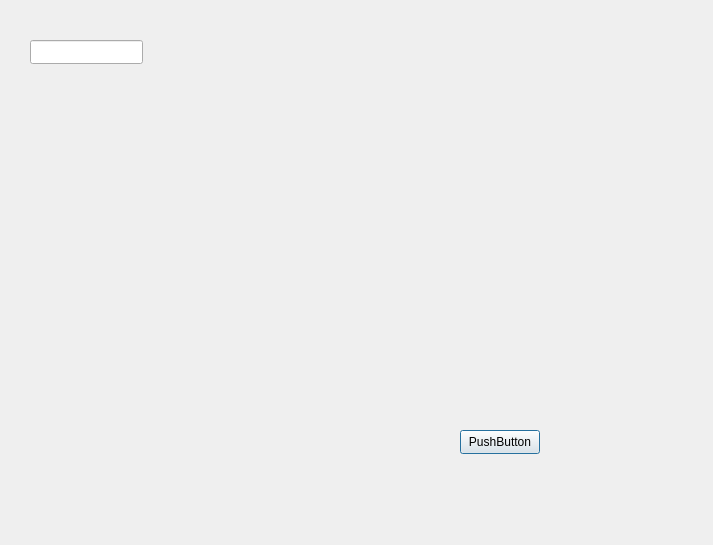
<?xml version="1.0" encoding="UTF-8"?>
<ui version="4.0">
 <class>editBookPage</class>
 <widget class="QDialog" name="editBookPage">
  <property name="geometry">
   <rect>
    <x>0</x>
    <y>0</y>
    <width>713</width>
    <height>545</height>
   </rect>
  </property>
  <property name="windowTitle">
   <string>Dialog</string>
  </property>
  <widget class="QPushButton" name="pushButton">
   <property name="geometry">
    <rect>
     <x>460</x>
     <y>430</y>
     <width>80</width>
     <height>24</height>
    </rect>
   </property>
   <property name="text">
    <string>PushButton</string>
   </property>
  </widget>
  <widget class="QLineEdit" name="lineEdit">
   <property name="geometry">
    <rect>
     <x>30</x>
     <y>40</y>
     <width>113</width>
     <height>24</height>
    </rect>
   </property>
  </widget>
 </widget>
 <resources/>
 <connections/>
</ui>
